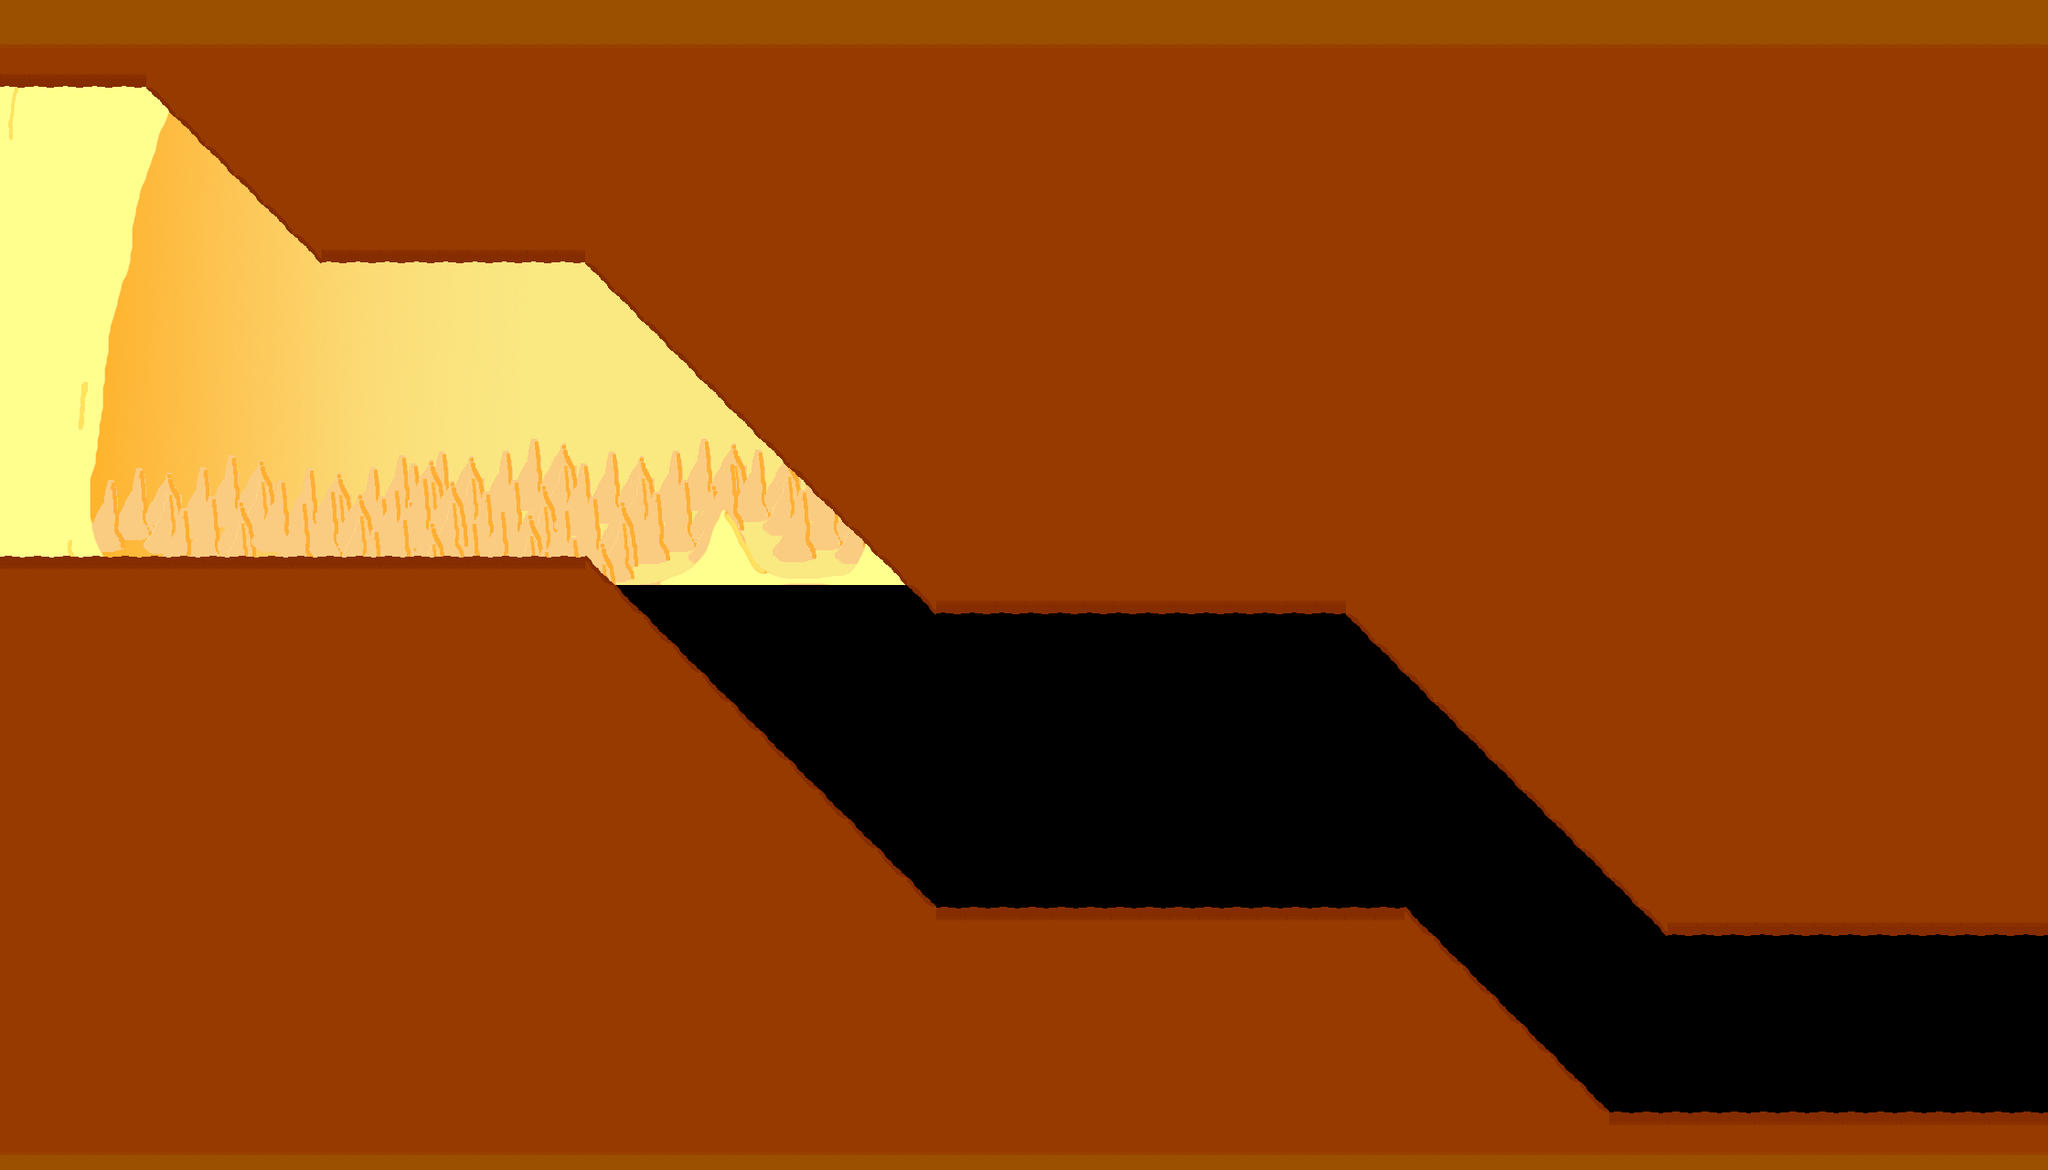

A level layout from a 2D game, rendered from its tile map. Below: a short description, then the map file with tile-grid data replaced by summaries:
An orthogonal 70x40 tile map with 32x32 px tiles, 1 tile layer (ground), 1 image layer and 10 objects (game.PositionLevelEntity, player, me.LevelEntity).

<map version="1.0" orientation="orthogonal" renderorder="right-down" width="70" height="40" tilewidth="32" tileheight="32">
 <tileset firstgid="1" name="tiles" tilewidth="32" tileheight="32">
  <image source="../img/tiles.png" width="160" height="288" />
 </tileset>
 <imagelayer name="background" y="-2">
  <image source="../img/levelthreebg.png" />
 </imagelayer>
 <layer name="ground" width="70" height="40">
  <data>[2800 cells, 2150 non-empty, 8 distinct tile ids]</data>
 </layer>
 <objectgroup name="entities">
  <object name="game.PositionLevelEntity" x="5.1458" y="102.916" width="13.7221" height="499.142">
   <properties>
    <property name="duration" value="150" />
    <property name="fade" value="#000000" />
    <property name="to" value="levelthreeb" />
    <property name="to_x" value="2496" />
    <property name="to_y" value="768" />
   </properties>
  </object>
  <object name="player" x="42.8816" y="574.614" width="32" height="32" />
  <object name="me.LevelEntity" x="2218" y="1043" width="15" height="166">
   <properties>
    <property name="duration" value="150" />
    <property name="fade" value="#000000" />
    <property name="to" value="final" />
   </properties>
  </object>
 </objectgroup>
 <objectgroup name="collision">
  <object x="1.71527" y="3.43053" width="178.388" height="89.1938" />
  <object x="349.914" y="288.165">
   <polygon points="0,0 -202.401,-210.978 -205.832,-264.151 361.921,-250.429 341.338,0" />
  </object>
  <object x="641.509" y="138.937">
   <polygon points="0,0 5.1458,144.082 385.935,531.732 837.05,526.587 838.765,-27.4443" />
  </object>
  <object x="1447.68" y="638.079">
   <polygon points="12.0069,18.8679 377.358,385.935 790.738,382.504 783.877,1.71527" />
  </object>
  <object x="1744.43" y="1219.55" width="490.642" height="54.8885" />
  <object x="1028.08" y="998.641">
   <polygon points="0,0 2.26449,280.797 751.812,278.533 742.754,221.92 504.982,-2.26449" />
  </object>
  <object x="0" y="1274.91">
   <polygon points="0,0 -6.79348,-665.761 640.851,-665.761 1048.46,-264.946 1057.52,4.52899" />
  </object>
 </objectgroup>
</map>
